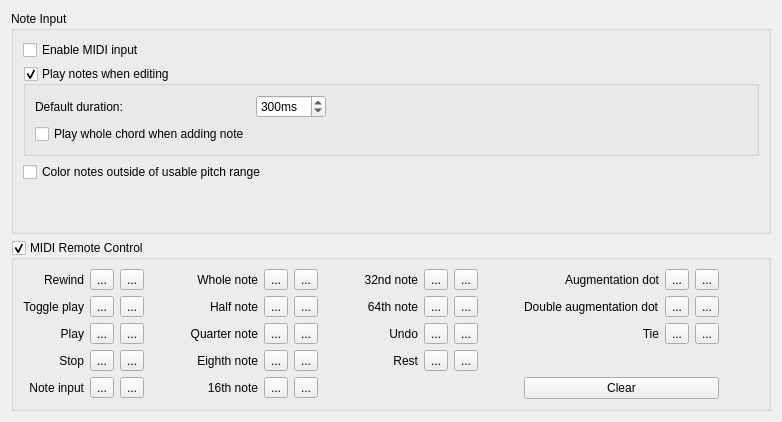
     <widget class="QWidget" name="tabNoteEntry">
      <property name="accessibleName">
       <string>Note Input Tab</string>
      </property>
      <attribute name="title">
       <string>Note Input</string>
      </attribute>
      <layout class="QVBoxLayout" name="verticalLayout_4">
       <item>
        <widget class="QGroupBox" name="groupBox_13">
         <property name="title">
          <string>Note Input</string>
         </property>
         <layout class="QVBoxLayout" name="verticalLayout_2">
          <item>
           <widget class="QCheckBox" name="enableMidiInput">
            <property name="accessibleName">
             <string>Enable MIDI Input</string>
            </property>
            <property name="text">
             <string>Enable MIDI input</string>
            </property>
           </widget>
          </item>
          <item>
           <widget class="QGroupBox" name="playNotes">
            <property name="mouseTracking">
             <bool>true</bool>
            </property>
            <property name="accessibleName">
             <string>Play notes when editing</string>
            </property>
            <property name="title">
             <string>Play notes when editing</string>
            </property>
            <property name="checkable">
             <bool>true</bool>
            </property>
            <property name="checked">
             <bool>true</bool>
            </property>
            <layout class="QGridLayout" name="gridLayout_4">
             <item row="0" column="0">
              <widget class="QLabel" name="label_37">
               <property name="text">
                <string>Default duration:</string>
               </property>
              </widget>
             </item>
             <item row="0" column="1">
              <widget class="QSpinBox" name="defaultPlayDuration">
               <property name="accessibleName">
                <string>Default duration</string>
               </property>
               <property name="suffix">
                <string>ms</string>
               </property>
               <property name="minimum">
                <number>20</number>
               </property>
               <property name="maximum">
                <number>2000</number>
               </property>
               <property name="singleStep">
                <number>100</number>
               </property>
               <property name="value">
                <number>300</number>
               </property>
              </widget>
             </item>
             <item row="1" column="0">
              <widget class="QCheckBox" name="playChordOnAddNote">
               <property name="accessibleName">
                <string>Play whole chord when adding note</string>
               </property>
               <property name="text">
                <string>Play whole chord when adding note</string>
               </property>
              </widget>
             </item>
             <item row="0" column="2">
              <spacer name="horizontalSpacer_2">
               <property name="orientation">
                <enum>Qt::Horizontal</enum>
               </property>
               <property name="sizeHint" stdset="0">
                <size>
                 <width>40</width>
                 <height>20</height>
                </size>
               </property>
              </spacer>
             </item>
            </layout>
           </widget>
          </item>
          <item>
           <widget class="QCheckBox" name="warnPitchRange">
            <property name="accessibleName">
             <string>Color notes outside of usable pitch range</string>
            </property>
            <property name="text">
             <string>Color notes outside of usable pitch range</string>
            </property>
           </widget>
          </item>
          <item>
           <spacer>
            <property name="orientation">
             <enum>Qt::Vertical</enum>
            </property>
            <property name="sizeHint" stdset="0">
             <size>
              <width>20</width>
              <height>40</height>
             </size>
            </property>
           </spacer>
          </item>
         </layout>
        </widget>
       </item>
       <item>
        <widget class="QGroupBox" name="rcGroup">
         <property name="toolTip">
          <string>Enable MIDI remote control</string>
         </property>
         <property name="accessibleName">
          <string>MIDI remote control</string>
         </property>
         <property name="title">
          <string>MIDI Remote Control</string>
         </property>
         <property name="flat">
          <bool>false</bool>
         </property>
         <property name="checkable">
          <bool>true</bool>
         </property>
         <layout class="QGridLayout">
          <property name="leftMargin">
           <number>9</number>
          </property>
          <property name="topMargin">
           <number>9</number>
          </property>
          <property name="rightMargin">
           <number>9</number>
          </property>
          <property name="bottomMargin">
           <number>9</number>
          </property>
          <property name="spacing">
           <number>6</number>
          </property>
          <item row="0" column="0">
           <widget class="QLabel" name="label_15">
            <property name="text">
             <string>Rewind</string>
            </property>
            <property name="alignment">
             <set>Qt::AlignRight|Qt::AlignTrailing|Qt::AlignVCenter</set>
            </property>
           </widget>
          </item>
          <item row="0" column="1">
           <widget class="Ms::GreendotButton" name="rewindActive">
            <property name="focusPolicy">
             <enum>Qt::StrongFocus</enum>
            </property>
            <property name="toolTip">
             <string>Is active</string>
            </property>
            <property name="accessibleName">
             <string>Rewind is active</string>
            </property>
            <property name="text">
             <string notr="true">...</string>
            </property>
           </widget>
          </item>
          <item row="0" column="2">
           <widget class="Ms::RecordButton" name="recordRewind">
            <property name="focusPolicy">
             <enum>Qt::StrongFocus</enum>
            </property>
            <property name="toolTip">
             <string>Record</string>
            </property>
            <property name="accessibleName">
             <string>Rewind record</string>
            </property>
            <property name="text">
             <string notr="true">...</string>
            </property>
           </widget>
          </item>
          <item row="1" column="0">
           <widget class="QLabel" name="label_20">
            <property name="text">
             <string>Toggle play</string>
            </property>
            <property name="alignment">
             <set>Qt::AlignRight|Qt::AlignTrailing|Qt::AlignVCenter</set>
            </property>
           </widget>
          </item>
          <item row="1" column="1">
           <widget class="Ms::GreendotButton" name="togglePlayActive">
            <property name="focusPolicy">
             <enum>Qt::StrongFocus</enum>
            </property>
            <property name="toolTip">
             <string>Is active</string>
            </property>
            <property name="text">
             <string notr="true">...</string>
            </property>
           </widget>
          </item>
          <item row="1" column="2">
           <widget class="Ms::RecordButton" name="recordTogglePlay">
            <property name="focusPolicy">
             <enum>Qt::StrongFocus</enum>
            </property>
            <property name="toolTip">
             <string>Record</string>
            </property>
            <property name="accessibleName">
             <string>Toggle play record</string>
            </property>
            <property name="text">
             <string notr="true">...</string>
            </property>
           </widget>
          </item>
          <item row="0" column="15">
           <spacer name="horizontalSpacer_10">
            <property name="orientation">
             <enum>Qt::Horizontal</enum>
            </property>
            <property name="sizeHint" stdset="0">
             <size>
              <width>40</width>
              <height>20</height>
             </size>
            </property>
           </spacer>
          </item>
          <item row="0" column="4">
           <widget class="QLabel" name="label_14">
            <property name="text">
             <string>Whole note</string>
            </property>
            <property name="alignment">
             <set>Qt::AlignRight|Qt::AlignTrailing|Qt::AlignVCenter</set>
            </property>
           </widget>
          </item>
          <item row="1" column="4">
           <widget class="QLabel" name="label_16">
            <property name="text">
             <string>Half note</string>
            </property>
            <property name="alignment">
             <set>Qt::AlignRight|Qt::AlignTrailing|Qt::AlignVCenter</set>
            </property>
           </widget>
          </item>
          <item row="0" column="5">
           <widget class="Ms::GreendotButton" name="rca2">
            <property name="focusPolicy">
             <enum>Qt::StrongFocus</enum>
            </property>
            <property name="accessibleName">
             <string>Whole note is active</string>
            </property>
            <property name="text">
             <string notr="true">...</string>
            </property>
           </widget>
          </item>
          <item row="1" column="5">
           <widget class="Ms::GreendotButton" name="rca3">
            <property name="focusPolicy">
             <enum>Qt::StrongFocus</enum>
            </property>
            <property name="accessibleName">
             <string>Half note is active</string>
            </property>
            <property name="text">
             <string notr="true">...</string>
            </property>
           </widget>
          </item>
          <item row="0" column="6">
           <widget class="Ms::RecordButton" name="rcr2">
            <property name="focusPolicy">
             <enum>Qt::StrongFocus</enum>
            </property>
            <property name="accessibleName">
             <string>Whole note record</string>
            </property>
            <property name="text">
             <string notr="true">...</string>
            </property>
           </widget>
          </item>
          <item row="1" column="6">
           <widget class="Ms::RecordButton" name="rcr3">
            <property name="focusPolicy">
             <enum>Qt::StrongFocus</enum>
            </property>
            <property name="accessibleName">
             <string>Half note record</string>
            </property>
            <property name="text">
             <string notr="true">...</string>
            </property>
           </widget>
          </item>
          <item row="2" column="4">
           <widget class="QLabel" name="label_39">
            <property name="text">
             <string>Quarter note</string>
            </property>
            <property name="alignment">
             <set>Qt::AlignRight|Qt::AlignTrailing|Qt::AlignVCenter</set>
            </property>
           </widget>
          </item>
          <item row="3" column="4">
           <widget class="QLabel" name="label_40">
            <property name="text">
             <string>Eighth note</string>
            </property>
            <property name="alignment">
             <set>Qt::AlignRight|Qt::AlignTrailing|Qt::AlignVCenter</set>
            </property>
           </widget>
          </item>
          <item row="3" column="8">
           <widget class="QLabel" name="label_44">
            <property name="text">
             <string>Rest</string>
            </property>
            <property name="alignment">
             <set>Qt::AlignRight|Qt::AlignTrailing|Qt::AlignVCenter</set>
            </property>
           </widget>
          </item>
          <item row="3" column="9">
           <widget class="Ms::GreendotButton" name="rca9">
            <property name="focusPolicy">
             <enum>Qt::StrongFocus</enum>
            </property>
            <property name="accessibleName">
             <string>Rest is active</string>
            </property>
            <property name="text">
             <string notr="true">...</string>
            </property>
           </widget>
          </item>
          <item row="2" column="5">
           <widget class="Ms::GreendotButton" name="rca4">
            <property name="focusPolicy">
             <enum>Qt::StrongFocus</enum>
            </property>
            <property name="accessibleName">
             <string>Quarter note is active</string>
            </property>
            <property name="text">
             <string notr="true">...</string>
            </property>
           </widget>
          </item>
          <item row="2" column="6">
           <widget class="Ms::RecordButton" name="rcr4">
            <property name="focusPolicy">
             <enum>Qt::StrongFocus</enum>
            </property>
            <property name="accessibleName">
             <string>Quarter note record</string>
            </property>
            <property name="text">
             <string notr="true">...</string>
            </property>
           </widget>
          </item>
          <item row="3" column="5">
           <widget class="Ms::GreendotButton" name="rca5">
            <property name="focusPolicy">
             <enum>Qt::StrongFocus</enum>
            </property>
            <property name="accessibleName">
             <string>Eighth note is active</string>
            </property>
            <property name="text">
             <string notr="true">...</string>
            </property>
           </widget>
          </item>
          <item row="3" column="6">
           <widget class="Ms::RecordButton" name="rcr5">
            <property name="focusPolicy">
             <enum>Qt::StrongFocus</enum>
            </property>
            <property name="accessibleName">
             <string>Eighth note record</string>
            </property>
            <property name="text">
             <string notr="true">...</string>
            </property>
           </widget>
          </item>
          <item row="0" column="12">
           <widget class="QLabel" name="label_45">
            <property name="text">
             <string>Augmentation dot</string>
            </property>
            <property name="alignment">
             <set>Qt::AlignRight|Qt::AlignTrailing|Qt::AlignVCenter</set>
            </property>
           </widget>
          </item>
          <item row="1" column="12">
           <widget class="QLabel" name="label_46">
            <property name="text">
             <string>Double augmentation dot</string>
            </property>
           </widget>
          </item>
          <item row="2" column="12">
           <widget class="QLabel" name="label_47">
            <property name="text">
             <string>Tie</string>
            </property>
            <property name="alignment">
             <set>Qt::AlignRight|Qt::AlignTrailing|Qt::AlignVCenter</set>
            </property>
           </widget>
          </item>
          <item row="0" column="13">
           <widget class="Ms::GreendotButton" name="rca10">
            <property name="focusPolicy">
             <enum>Qt::StrongFocus</enum>
            </property>
            <property name="accessibleName">
             <string>Augmentation dot is active</string>
            </property>
            <property name="text">
             <string notr="true">...</string>
            </property>
           </widget>
          </item>
          <item row="0" column="14">
           <widget class="Ms::RecordButton" name="rcr10">
            <property name="focusPolicy">
             <enum>Qt::StrongFocus</enum>
            </property>
            <property name="accessibleName">
             <string>Augmentation dot record</string>
            </property>
            <property name="text">
             <string notr="true">...</string>
            </property>
           </widget>
          </item>
          <item row="1" column="13">
           <widget class="Ms::GreendotButton" name="rca11">
            <property name="focusPolicy">
             <enum>Qt::StrongFocus</enum>
            </property>
            <property name="accessibleName">
             <string>Double augmentation dot is active</string>
            </property>
            <property name="text">
             <string notr="true">...</string>
            </property>
           </widget>
          </item>
          <item row="1" column="14">
           <widget class="Ms::RecordButton" name="rcr11">
            <property name="focusPolicy">
             <enum>Qt::StrongFocus</enum>
            </property>
            <property name="accessibleName">
             <string>Double augmentation dot record</string>
            </property>
            <property name="text">
             <string notr="true">...</string>
            </property>
           </widget>
          </item>
          <item row="2" column="13">
           <widget class="Ms::GreendotButton" name="rca12">
            <property name="focusPolicy">
             <enum>Qt::StrongFocus</enum>
            </property>
            <property name="accessibleName">
             <string>Tie is active</string>
            </property>
            <property name="text">
             <string notr="true">...</string>
            </property>
           </widget>
          </item>
          <item row="2" column="14">
           <widget class="Ms::RecordButton" name="rcr12">
            <property name="focusPolicy">
             <enum>Qt::StrongFocus</enum>
            </property>
            <property name="accessibleName">
             <string>Tie record</string>
            </property>
            <property name="text">
             <string notr="true">...</string>
            </property>
           </widget>
          </item>
          <item row="3" column="10">
           <widget class="Ms::RecordButton" name="rcr9">
            <property name="focusPolicy">
             <enum>Qt::StrongFocus</enum>
            </property>
            <property name="accessibleName">
             <string>Rest record</string>
            </property>
            <property name="text">
             <string notr="true">...</string>
            </property>
           </widget>
          </item>
          <item row="0" column="3">
           <spacer name="horizontalSpacer_11">
            <property name="orientation">
             <enum>Qt::Horizontal</enum>
            </property>
            <property name="sizeHint" stdset="0">
             <size>
              <width>40</width>
              <height>20</height>
             </size>
            </property>
           </spacer>
          </item>
          <item row="0" column="7">
           <spacer name="horizontalSpacer_12">
            <property name="orientation">
             <enum>Qt::Horizontal</enum>
            </property>
            <property name="sizeHint" stdset="0">
             <size>
              <width>40</width>
              <height>20</height>
             </size>
            </property>
           </spacer>
          </item>
          <item row="0" column="11">
           <spacer name="horizontalSpacer_13">
            <property name="orientation">
             <enum>Qt::Horizontal</enum>
            </property>
            <property name="sizeHint" stdset="0">
             <size>
              <width>40</width>
              <height>20</height>
             </size>
            </property>
           </spacer>
          </item>
          <item row="2" column="0">
           <widget class="QLabel" name="label_50">
            <property name="text">
             <string>Play</string>
            </property>
            <property name="alignment">
             <set>Qt::AlignRight|Qt::AlignTrailing|Qt::AlignVCenter</set>
            </property>
           </widget>
          </item>
          <item row="3" column="0">
           <widget class="QLabel" name="label_51">
            <property name="text">
             <string>Stop</string>
            </property>
            <property name="alignment">
             <set>Qt::AlignRight|Qt::AlignTrailing|Qt::AlignVCenter</set>
            </property>
           </widget>
          </item>
          <item row="2" column="1">
           <widget class="Ms::GreendotButton" name="playActive">
            <property name="focusPolicy">
             <enum>Qt::StrongFocus</enum>
            </property>
            <property name="toolTip">
             <string>Is active</string>
            </property>
            <property name="accessibleName">
             <string>Play is active</string>
            </property>
            <property name="text">
             <string notr="true">...</string>
            </property>
           </widget>
          </item>
          <item row="3" column="1">
           <widget class="Ms::GreendotButton" name="stopActive">
            <property name="focusPolicy">
             <enum>Qt::StrongFocus</enum>
            </property>
            <property name="toolTip">
             <string>Is active</string>
            </property>
            <property name="accessibleName">
             <string>Stop is active</string>
            </property>
            <property name="text">
             <string notr="true">...</string>
            </property>
           </widget>
          </item>
          <item row="2" column="2">
           <widget class="Ms::RecordButton" name="recordPlay">
            <property name="focusPolicy">
             <enum>Qt::StrongFocus</enum>
            </property>
            <property name="toolTip">
             <string>Record</string>
            </property>
            <property name="accessibleName">
             <string>Play record</string>
            </property>
            <property name="text">
             <string notr="true">...</string>
            </property>
           </widget>
          </item>
          <item row="3" column="2">
           <widget class="Ms::RecordButton" name="recordStop">
            <property name="focusPolicy">
             <enum>Qt::StrongFocus</enum>
            </property>
            <property name="toolTip">
             <string>Record</string>
            </property>
            <property name="accessibleName">
             <string>Stop record</string>
            </property>
            <property name="text">
             <string notr="true">...</string>
            </property>
           </widget>
          </item>
          <item row="4" column="0">
           <widget class="QLabel" name="label_52">
            <property name="text">
             <string>Note input</string>
            </property>
            <property name="alignment">
             <set>Qt::AlignRight|Qt::AlignTrailing|Qt::AlignVCenter</set>
            </property>
           </widget>
          </item>
          <item row="4" column="1">
           <widget class="Ms::GreendotButton" name="editModeActive">
            <property name="focusPolicy">
             <enum>Qt::StrongFocus</enum>
            </property>
            <property name="toolTip">
             <string>Is active</string>
            </property>
            <property name="accessibleName">
             <string>Note input is active</string>
            </property>
            <property name="text">
             <string notr="true">...</string>
            </property>
           </widget>
          </item>
          <item row="4" column="2">
           <widget class="Ms::RecordButton" name="recordEditMode">
            <property name="focusPolicy">
             <enum>Qt::StrongFocus</enum>
            </property>
            <property name="toolTip">
             <string>Record</string>
            </property>
            <property name="accessibleName">
             <string>Note input record</string>
            </property>
            <property name="text">
             <string notr="true">...</string>
            </property>
           </widget>
          </item>
          <item row="4" column="4">
           <widget class="QLabel" name="label_41">
            <property name="text">
             <string>16th note</string>
            </property>
            <property name="alignment">
             <set>Qt::AlignRight|Qt::AlignTrailing|Qt::AlignVCenter</set>
            </property>
           </widget>
          </item>
          <item row="4" column="5">
           <widget class="Ms::GreendotButton" name="rca6">
            <property name="focusPolicy">
             <enum>Qt::StrongFocus</enum>
            </property>
            <property name="accessibleName">
             <string>16th note is active</string>
            </property>
            <property name="text">
             <string notr="true">...</string>
            </property>
           </widget>
          </item>
          <item row="4" column="6">
           <widget class="Ms::RecordButton" name="rcr6">
            <property name="focusPolicy">
             <enum>Qt::StrongFocus</enum>
            </property>
            <property name="accessibleName">
             <string>16th note record</string>
            </property>
            <property name="text">
             <string notr="true">...</string>
            </property>
           </widget>
          </item>
          <item row="0" column="9">
           <widget class="Ms::GreendotButton" name="rca7">
            <property name="focusPolicy">
             <enum>Qt::StrongFocus</enum>
            </property>
            <property name="accessibleName">
             <string>32nd note is active</string>
            </property>
            <property name="text">
             <string notr="true">...</string>
            </property>
           </widget>
          </item>
          <item row="0" column="10">
           <widget class="Ms::RecordButton" name="rcr7">
            <property name="focusPolicy">
             <enum>Qt::StrongFocus</enum>
            </property>
            <property name="accessibleName">
             <string>32nd note record</string>
            </property>
            <property name="text">
             <string notr="true">...</string>
            </property>
           </widget>
          </item>
          <item row="0" column="8">
           <widget class="QLabel" name="label_42">
            <property name="text">
             <string>32nd note</string>
            </property>
            <property name="alignment">
             <set>Qt::AlignRight|Qt::AlignTrailing|Qt::AlignVCenter</set>
            </property>
           </widget>
          </item>
          <item row="1" column="8">
           <widget class="QLabel" name="label_43">
            <property name="text">
             <string>64th note</string>
            </property>
            <property name="alignment">
             <set>Qt::AlignRight|Qt::AlignTrailing|Qt::AlignVCenter</set>
            </property>
           </widget>
          </item>
          <item row="1" column="9">
           <widget class="Ms::GreendotButton" name="rca8">
            <property name="focusPolicy">
             <enum>Qt::StrongFocus</enum>
            </property>
            <property name="accessibleName">
             <string>64th note is active</string>
            </property>
            <property name="text">
             <string notr="true">...</string>
            </property>
           </widget>
          </item>
          <item row="1" column="10">
           <widget class="Ms::RecordButton" name="rcr8">
            <property name="focusPolicy">
             <enum>Qt::StrongFocus</enum>
            </property>
            <property name="accessibleName">
             <string>64th note record</string>
            </property>
            <property name="text">
             <string notr="true">...</string>
            </property>
           </widget>
          </item>
          <item row="2" column="9">
           <widget class="Ms::GreendotButton" name="recordUndoActive">
            <property name="focusPolicy">
             <enum>Qt::StrongFocus</enum>
            </property>
            <property name="accessibleName">
             <string>Undo is active</string>
            </property>
            <property name="text">
             <string notr="true">...</string>
            </property>
           </widget>
          </item>
          <item row="2" column="10">
           <widget class="Ms::RecordButton" name="recordUndo">
            <property name="focusPolicy">
             <enum>Qt::StrongFocus</enum>
            </property>
            <property name="accessibleName">
             <string>Undo record</string>
            </property>
            <property name="text">
             <string notr="true">...</string>
            </property>
           </widget>
          </item>
          <item row="2" column="8">
           <widget class="QLabel" name="label_53">
            <property name="text">
             <string>Undo</string>
            </property>
            <property name="alignment">
             <set>Qt::AlignRight|Qt::AlignTrailing|Qt::AlignVCenter</set>
            </property>
           </widget>
          </item>
          <item row="4" column="12" colspan="3">
           <widget class="QPushButton" name="midiRemoteControlClear">
            <property name="accessibleName">
             <string>Clear</string>
            </property>
            <property name="text">
             <string>Clear</string>
            </property>
           </widget>
          </item>
         </layout>
        </widget>
       </item>
      </layout>
     </widget>
